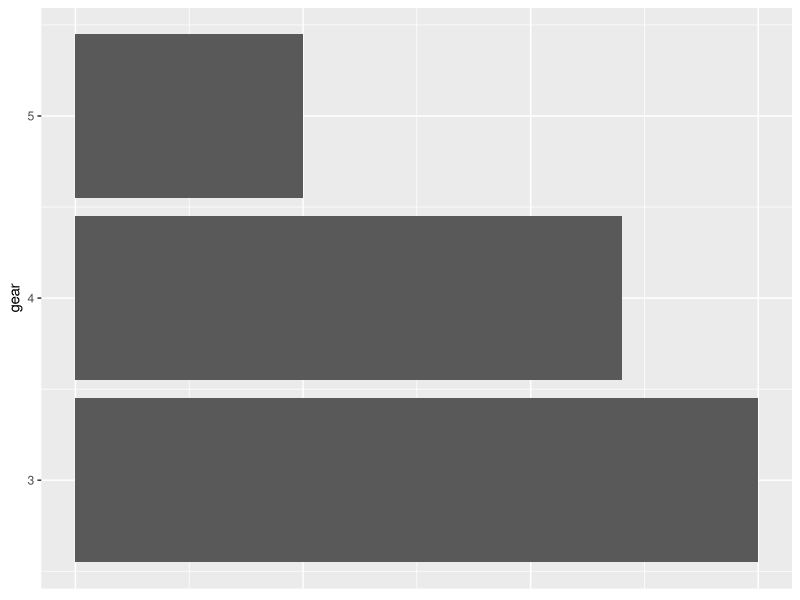
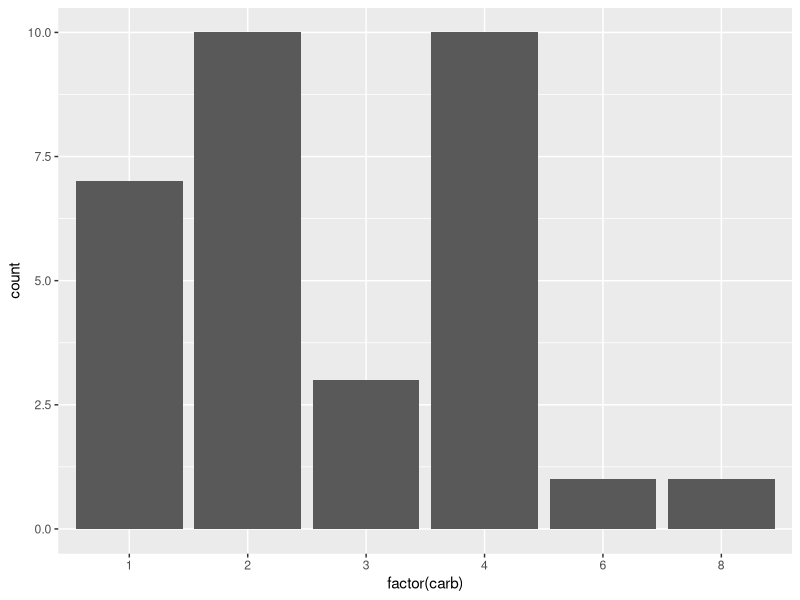
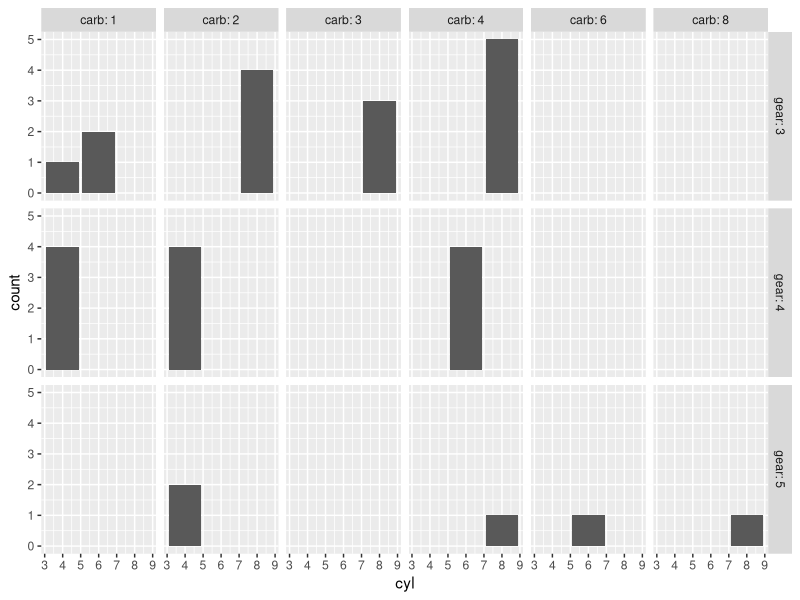

These charts were generated, in order, by the following R code:

# clean memory ------------------------------------------------------------
rm(list = ls())


# read in data ------------------------------------------------------------
#set working directory

filename=mtcars
mydata= filename


# see data ----------------------------------------------------------


head(mydata)


# see data types ----------------------------------------------------------

str(mydata)


# plot 1 ----------------------------------------------------------
library(ggplot2)

base= ggplot(data=mydata) 
plot1= base + 
  aes(x=gear) + 
  geom_bar() + 
  coord_flip() +
  theme(axis.title.x = element_blank(),
          axis.line.x = element_blank(),
          axis.text.x = element_blank(),
          axis.ticks.x = element_blank())
plot1




# save Draft ----------------------------------------------------------
saveRDS(plot1, file = "plot1.rds")


# plot 2 ----------------------------------------------------------

plot2= base + aes(x=factor(carb))+ geom_bar()
plot2


# save plot2 ----------------------------------------------------------
saveRDS(plot2, file = "plot2.rds")


# plot 3 ----------------------------------------------------------

plot3= base + aes(x=cyl) + geom_bar() + facet_grid(gear~carb,labeller = label_both)
plot3

# save plot3 ----------------------------------------------------------
saveRDS(plot3, file = "plot3.rds")
